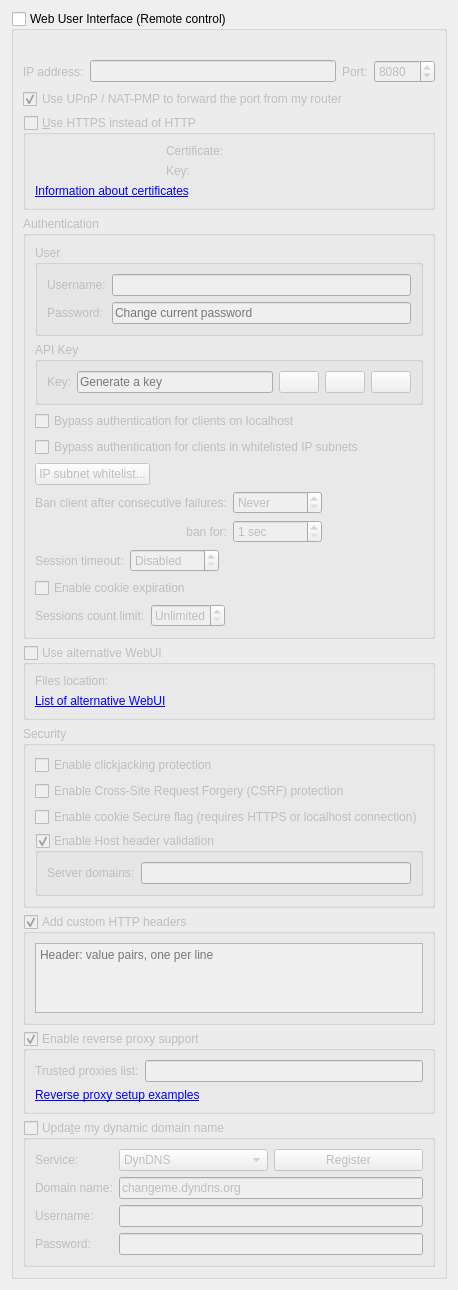
          <widget class="QWidget" name="scrollAreaWidgetContents_7">
           <property name="geometry">
            <rect>
             <x>0</x>
             <y>0</y>
             <width>382</width>
             <height>1045</height>
            </rect>
           </property>
           <layout class="QVBoxLayout" name="verticalLayout_23">
            <item>
             <widget class="QGroupBox" name="checkWebUI">
              <property name="title">
               <string>Web User Interface (Remote control)</string>
              </property>
              <property name="checkable">
               <bool>true</bool>
              </property>
              <property name="checked">
               <bool>false</bool>
              </property>
              <layout class="QVBoxLayout" name="verticalLayout_2">
               <item>
                <widget class="QLabel" name="labelWebUIError">
                 <property name="font">
                  <font>
                   <italic>true</italic>
                  </font>
                 </property>
                 <property name="text">
                  <string/>
                 </property>
                </widget>
               </item>
               <item>
                <layout class="QHBoxLayout" name="horizontalLayout_2">
                 <item>
                  <widget class="QLabel" name="lblWebUIAddress">
                   <property name="text">
                    <string>IP address:</string>
                   </property>
                  </widget>
                 </item>
                 <item>
                  <widget class="QLineEdit" name="textWebUIAddress">
                   <property name="toolTip">
                    <string>IP address that the Web UI will bind to.
Specify an IPv4 or IPv6 address. You can specify &quot;0.0.0.0&quot; for any IPv4 address,
&quot;::&quot; for any IPv6 address, or &quot;*&quot; for both IPv4 and IPv6.</string>
                   </property>
                  </widget>
                 </item>
                 <item>
                  <widget class="QLabel" name="lblWebUIPort">
                   <property name="text">
                    <string>Port:</string>
                   </property>
                  </widget>
                 </item>
                 <item>
                  <widget class="QSpinBox" name="spinWebUIPort">
                   <property name="minimum">
                    <number>1</number>
                   </property>
                   <property name="maximum">
                    <number>65535</number>
                   </property>
                   <property name="value">
                    <number>8080</number>
                   </property>
                  </widget>
                 </item>
                </layout>
               </item>
               <item>
                <widget class="QCheckBox" name="checkWebUIUPnP">
                 <property name="text">
                  <string>Use UPnP / NAT-PMP to forward the port from my router</string>
                 </property>
                 <property name="checked">
                  <bool>true</bool>
                 </property>
                </widget>
               </item>
               <item>
                <widget class="QGroupBox" name="checkWebUIHttps">
                 <property name="title">
                  <string>&amp;Use HTTPS instead of HTTP</string>
                 </property>
                 <property name="checkable">
                  <bool>true</bool>
                 </property>
                 <property name="checked">
                  <bool>false</bool>
                 </property>
                 <layout class="QGridLayout" name="gridLayout_11">
                  <item row="0" column="0">
                   <widget class="QLabel" name="lblSslCertStatus"/>
                  </item>
                  <item row="0" column="1">
                   <widget class="QLabel" name="lblWebUICrt">
                    <property name="text">
                     <string>Certificate:</string>
                    </property>
                   </widget>
                  </item>
                  <item row="0" column="2">
                   <widget class="FileSystemPathLineEdit" name="textWebUIHttpsCert" native="true"/>
                  </item>
                  <item row="1" column="0">
                   <widget class="QLabel" name="lblSslKeyStatus"/>
                  </item>
                  <item row="1" column="1">
                   <widget class="QLabel" name="lblWebUIKey">
                    <property name="text">
                     <string>Key:</string>
                    </property>
                   </widget>
                  </item>
                  <item row="1" column="2">
                   <widget class="FileSystemPathLineEdit" name="textWebUIHttpsKey" native="true"/>
                  </item>
                  <item row="2" column="0" colspan="3">
                   <widget class="QLabel" name="lblWebUICertInfo">
                    <property name="text">
                     <string>&lt;a href=https://httpd.apache.org/docs/current/ssl/ssl_faq.html#aboutcerts&gt;Information about certificates&lt;/a&gt;</string>
                    </property>
                    <property name="openExternalLinks">
                     <bool>true</bool>
                    </property>
                    <property name="textInteractionFlags">
                     <set>Qt::TextInteractionFlag::LinksAccessibleByKeyboard|Qt::TextInteractionFlag::LinksAccessibleByMouse</set>
                    </property>
                   </widget>
                  </item>
                 </layout>
                </widget>
               </item>
               <item>
                <widget class="QGroupBox" name="groupWebUIAuth">
                 <property name="title">
                  <string>Authentication</string>
                 </property>
                 <layout class="QVBoxLayout" name="verticalLayout_35">
                  <item>
                   <widget class="QGroupBox" name="groupWebUIUser">
                    <property name="title">
                     <string>User</string>
                    </property>
                    <layout class="QGridLayout" name="gridLayoutUser">
                     <item row="0" column="0">
                      <widget class="QLabel" name="lblWebUIUsername">
                       <property name="text">
                        <string>Username:</string>
                       </property>
                      </widget>
                     </item>
                     <item row="0" column="1">
                      <widget class="QLineEdit" name="textWebUIUsername"/>
                     </item>
                     <item row="1" column="0">
                      <widget class="QLabel" name="lblWebUIPassword">
                       <property name="text">
                        <string>Password:</string>
                       </property>
                      </widget>
                     </item>
                     <item row="1" column="1">
                      <widget class="QLineEdit" name="textWebUIPassword">
                       <property name="echoMode">
                        <enum>QLineEdit::EchoMode::Password</enum>
                       </property>
                       <property name="placeholderText">
                        <string>Change current password</string>
                       </property>
                      </widget>
                     </item>
                    </layout>
                   </widget>
                  </item>
                  <item>
                   <widget class="QGroupBox" name="groupWebUIAPIKey">
                    <property name="title">
                     <string>API Key</string>
                    </property>
                    <layout class="QGridLayout" name="gridLayoutAPIKey">
                     <item row="0" column="0">
                      <widget class="QLabel" name="lblWebUIAPIKey">
                       <property name="text">
                        <string>Key:</string>
                       </property>
                      </widget>
                     </item>
                     <item row="0" column="1">
                      <layout class="QHBoxLayout" name="horizontalLayoutAPIKey">
                       <item>
                        <widget class="QLineEdit" name="textWebUIAPIKey">
                         <property name="readOnly">
                          <bool>true</bool>
                         </property>
                         <property name="placeholderText">
                          <string>Generate a key</string>
                         </property>
                        </widget>
                       </item>
                       <item>
                        <widget class="QPushButton" name="btnWebUIAPIKeyCopy">
                         <property name="enabled">
                          <bool>false</bool>
                         </property>
                         <property name="toolTip">
                          <string>Copy API key</string>
                         </property>
                         <property name="icon">
                          <iconset>
                           <normaloff>:/icons/edit-copy.svg</normaloff>:/icons/edit-copy.svg</iconset>
                         </property>
                        </widget>
                       </item>
                       <item>
                        <widget class="QPushButton" name="btnWebUIAPIKeyRotate">
                         <property name="toolTip">
                          <string>Generate API key</string>
                         </property>
                         <property name="icon">
                          <iconset>
                           <normaloff>:/icons/view-refresh.svg</normaloff>:/icons/view-refresh.svg</iconset>
                         </property>
                        </widget>
                       </item>
                       <item>
                        <widget class="QPushButton" name="btnWebUIAPIKeyDelete">
                         <property name="toolTip">
                          <string>Delete API key</string>
                         </property>
                         <property name="icon">
                          <iconset>
                           <normaloff>:/icons/list-remove.svg</normaloff>:/icons/list-remove.svg</iconset>
                         </property>
                        </widget>
                       </item>
                      </layout>
                     </item>
                    </layout>
                   </widget>
                  </item>
                  <item>
                   <widget class="QCheckBox" name="checkBypassLocalAuth">
                    <property name="text">
                     <string>Bypass authentication for clients on localhost</string>
                    </property>
                   </widget>
                  </item>
                  <item>
                   <widget class="QCheckBox" name="checkBypassAuthSubnetWhitelist">
                    <property name="text">
                     <string>Bypass authentication for clients in whitelisted IP subnets</string>
                    </property>
                   </widget>
                  </item>
                  <item>
                   <widget class="QPushButton" name="IPSubnetWhitelistButton">
                    <property name="sizePolicy">
                     <sizepolicy hsizetype="Fixed" vsizetype="Fixed">
                      <horstretch>0</horstretch>
                      <verstretch>0</verstretch>
                     </sizepolicy>
                    </property>
                    <property name="text">
                     <string>IP subnet whitelist...</string>
                    </property>
                   </widget>
                  </item>
                  <item>
                   <layout class="QGridLayout" name="gridLayout_10">
                    <item row="0" column="0">
                     <widget class="QLabel" name="lblBanCounter">
                      <property name="text">
                       <string>Ban client after consecutive failures:</string>
                      </property>
                     </widget>
                    </item>
                    <item row="0" column="1">
                     <widget class="QSpinBox" name="spinBanCounter">
                      <property name="specialValueText">
                       <string>Never</string>
                      </property>
                      <property name="maximum">
                       <number>2147483647</number>
                      </property>
                     </widget>
                    </item>
                    <item row="0" column="2">
                     <spacer name="horizontalSpacer_15">
                      <property name="orientation">
                       <enum>Qt::Orientation::Horizontal</enum>
                      </property>
                      <property name="sizeHint" stdset="0">
                       <size>
                        <width>40</width>
                        <height>20</height>
                       </size>
                      </property>
                     </spacer>
                    </item>
                    <item row="1" column="0">
                     <widget class="QLabel" name="lblBanDuration">
                      <property name="text">
                       <string>ban for:</string>
                      </property>
                      <property name="alignment">
                       <set>Qt::AlignmentFlag::AlignRight|Qt::AlignmentFlag::AlignTrailing|Qt::AlignmentFlag::AlignVCenter</set>
                      </property>
                     </widget>
                    </item>
                    <item row="1" column="1">
                     <widget class="QSpinBox" name="spinBanDuration">
                      <property name="suffix">
                       <string> sec</string>
                      </property>
                      <property name="minimum">
                       <number>1</number>
                      </property>
                      <property name="maximum">
                       <number>2147483647</number>
                      </property>
                     </widget>
                    </item>
                   </layout>
                  </item>
                  <item>
                   <layout class="QHBoxLayout" name="horizontalLayout_13">
                    <item>
                     <widget class="QLabel" name="lblSessionTimeout">
                      <property name="text">
                       <string>Session timeout:</string>
                      </property>
                     </widget>
                    </item>
                    <item>
                     <widget class="QSpinBox" name="spinSessionTimeout">
                      <property name="specialValueText">
                       <string>Disabled</string>
                      </property>
                      <property name="suffix">
                       <string> sec</string>
                      </property>
                      <property name="maximum">
                       <number>2147483647</number>
                      </property>
                     </widget>
                    </item>
                    <item>
                     <spacer name="horizontalSpacer_11">
                      <property name="orientation">
                       <enum>Qt::Orientation::Horizontal</enum>
                      </property>
                      <property name="sizeHint" stdset="0">
                       <size>
                        <width>40</width>
                        <height>20</height>
                       </size>
                      </property>
                     </spacer>
                    </item>
                   </layout>
                  </item>
                  <item>
                   <widget class="QCheckBox" name="enableCookieExpiration">
                    <property name="text">
                     <string>Enable cookie expiration</string>
                    </property>
                   </widget>
                  </item>
                  <item>
                   <layout class="QHBoxLayout" name="layoutWebUISessionsCountLimit">
                    <item>
                     <widget class="QLabel" name="labelWebUISessionsCountLimit">
                      <property name="text">
                       <string>Sessions count limit:</string>
                      </property>
                     </widget>
                    </item>
                    <item>
                     <widget class="QSpinBox" name="spinBoxWebUISessionsCountLimit">
                      <property name="specialValueText">
                       <string>Unlimited</string>
                      </property>
                      <property name="maximum">
                       <number>2147483647</number>
                      </property>
                     </widget>
                    </item>
                    <item>
                     <spacer name="spacerWebUISessionsCountLimit">
                      <property name="orientation">
                       <enum>Qt::Orientation::Horizontal</enum>
                      </property>
                      <property name="sizeHint" stdset="0">
                       <size>
                        <width>40</width>
                        <height>20</height>
                       </size>
                      </property>
                     </spacer>
                    </item>
                   </layout>
                  </item>
                 </layout>
                </widget>
               </item>
               <item>
                <widget class="QGroupBox" name="groupAltWebUI">
                 <property name="title">
                  <string>Use alternative WebUI</string>
                 </property>
                 <property name="checkable">
                  <bool>true</bool>
                 </property>
                 <property name="checked">
                  <bool>false</bool>
                 </property>
                 <layout class="QVBoxLayout" name="verticalLayout_41">
                  <item>
                   <layout class="QHBoxLayout" name="horizontalLayout_5">
                    <item>
                     <widget class="QLabel" name="labelWebUIRootFolder">
                      <property name="text">
                       <string>Files location:</string>
                      </property>
                     </widget>
                    </item>
                    <item>
                     <widget class="FileSystemPathLineEdit" name="textWebUIRootFolder" native="true"/>
                    </item>
                   </layout>
                  </item>
                  <item>
                   <widget class="QLabel" name="lblAltWebUIList">
                    <property name="text">
                     <string>&lt;a href=&quot;https://github.com/qbittorrent/qBittorrent/wiki/List-of-known-alternate-WebUIs&quot;&gt;List of alternative WebUI&lt;/a&gt;</string>
                    </property>
                    <property name="openExternalLinks">
                     <bool>true</bool>
                    </property>
                    <property name="textInteractionFlags">
                     <set>Qt::TextInteractionFlag::LinksAccessibleByKeyboard|Qt::TextInteractionFlag::LinksAccessibleByMouse</set>
                    </property>
                   </widget>
                  </item>
                 </layout>
                </widget>
               </item>
               <item>
                <widget class="QGroupBox" name="groupBox_3">
                 <property name="title">
                  <string>Security</string>
                 </property>
                 <layout class="QVBoxLayout" name="verticalLayout_33">
                  <item>
                   <widget class="QCheckBox" name="checkClickjacking">
                    <property name="text">
                     <string>Enable clickjacking protection</string>
                    </property>
                   </widget>
                  </item>
                  <item>
                   <widget class="QCheckBox" name="checkCSRFProtection">
                    <property name="text">
                     <string>Enable Cross-Site Request Forgery (CSRF) protection</string>
                    </property>
                   </widget>
                  </item>
                  <item>
                   <widget class="QCheckBox" name="checkSecureCookie">
                    <property name="text">
                     <string>Enable cookie Secure flag (requires HTTPS or localhost connection)</string>
                    </property>
                   </widget>
                  </item>
                  <item>
                   <widget class="QGroupBox" name="groupHostHeaderValidation">
                    <property name="title">
                     <string>Enable Host header validation</string>
                    </property>
                    <property name="checkable">
                     <bool>true</bool>
                    </property>
                    <layout class="QVBoxLayout" name="verticalLayout_32">
                     <item>
                      <layout class="QHBoxLayout" name="horizontalLayout_10">
                       <item>
                        <widget class="QLabel" name="labelServerDomains">
                         <property name="text">
                          <string>Server domains:</string>
                         </property>
                        </widget>
                       </item>
                       <item>
                        <widget class="QLineEdit" name="textServerDomains">
                         <property name="toolTip">
                          <string>Whitelist for filtering HTTP Host header values.
In order to defend against DNS rebinding attack,
you should put in domain names used by WebUI server.

Use ';' to split multiple entries. Can use wildcard '*'.</string>
                         </property>
                        </widget>
                       </item>
                      </layout>
                     </item>
                    </layout>
                   </widget>
                  </item>
                 </layout>
                </widget>
               </item>
               <item>
                <widget class="QGroupBox" name="groupWebUIAddCustomHTTPHeaders">
                 <property name="title">
                  <string>Add custom HTTP headers</string>
                 </property>
                 <property name="checkable">
                  <bool>true</bool>
                 </property>
                 <layout class="QVBoxLayout" name="verticalLayout_8">
                  <item>
                   <widget class="QPlainTextEdit" name="textWebUICustomHTTPHeaders">
                    <property name="tabChangesFocus">
                     <bool>true</bool>
                    </property>
                    <property name="lineWrapMode">
                     <enum>QPlainTextEdit::LineWrapMode::NoWrap</enum>
                    </property>
                    <property name="placeholderText">
                     <string>Header: value pairs, one per line</string>
                    </property>
                   </widget>
                  </item>
                 </layout>
                </widget>
               </item>
               <item>
                <widget class="QGroupBox" name="groupEnableReverseProxySupport">
                 <property name="title">
                  <string>Enable reverse proxy support</string>
                 </property>
                 <property name="checkable">
                  <bool>true</bool>
                 </property>
                 <layout class="QVBoxLayout" name="verticalLayout_331">
                  <item>
                   <layout class="QHBoxLayout" name="horizontalLayout_131">
                    <item>
                     <widget class="QLabel" name="lblReverseProxiesList">
                      <property name="text">
                       <string>Trusted proxies list:</string>
                      </property>
                     </widget>
                    </item>
                    <item>
                     <widget class="QLineEdit" name="textTrustedReverseProxiesList">
                      <property name="toolTip">
                       <string>Specify reverse proxy IPs (or subnets, e.g. 0.0.0.0/24) in order to use forwarded client address (X-Forwarded-For header). Use ';' to split multiple entries.</string>
                      </property>
                     </widget>
                    </item>
                   </layout>
                  </item>
                  <item>
                   <widget class="QLabel" name="labelReverseProxyLink">
                    <property name="text">
                     <string>&lt;a href=https://github.com/qbittorrent/qBittorrent/wiki#reverse-proxy-setup-for-webui-access&gt;Reverse proxy setup examples&lt;/a&gt;</string>
                    </property>
                    <property name="openExternalLinks">
                     <bool>true</bool>
                    </property>
                    <property name="textInteractionFlags">
                     <set>Qt::TextInteractionFlag::LinksAccessibleByKeyboard|Qt::TextInteractionFlag::LinksAccessibleByMouse</set>
                    </property>
                   </widget>
                  </item>
                 </layout>
                </widget>
               </item>
               <item>
                <widget class="QGroupBox" name="checkDynDNS">
                 <property name="title">
                  <string>Upda&amp;te my dynamic domain name</string>
                 </property>
                 <property name="checkable">
                  <bool>true</bool>
                 </property>
                 <property name="checked">
                  <bool>false</bool>
                 </property>
                 <layout class="QFormLayout" name="formLayout_5">
                  <item row="0" column="0">
                   <widget class="QLabel" name="label_19">
                    <property name="text">
                     <string>Service:</string>
                    </property>
                   </widget>
                  </item>
                  <item row="0" column="1">
                   <layout class="QHBoxLayout" name="horizontalLayout_3">
                    <item>
                     <widget class="QComboBox" name="comboDNSService">
                      <item>
                       <property name="text">
                        <string notr="true">DynDNS</string>
                       </property>
                      </item>
                      <item>
                       <property name="text">
                        <string notr="true">No-IP</string>
                       </property>
                      </item>
                     </widget>
                    </item>
                    <item>
                     <widget class="QPushButton" name="registerDNSBtn">
                      <property name="text">
                       <string>Register</string>
                      </property>
                     </widget>
                    </item>
                   </layout>
                  </item>
                  <item row="1" column="0">
                   <widget class="QLabel" name="label_20">
                    <property name="text">
                     <string>Domain name:</string>
                    </property>
                   </widget>
                  </item>
                  <item row="1" column="1">
                   <widget class="QLineEdit" name="domainNameTxt">
                    <property name="text">
                     <string notr="true">changeme.dyndns.org</string>
                    </property>
                   </widget>
                  </item>
                  <item row="2" column="0">
                   <widget class="QLabel" name="label_21">
                    <property name="text">
                     <string>Username:</string>
                    </property>
                   </widget>
                  </item>
                  <item row="2" column="1">
                   <widget class="QLineEdit" name="DNSUsernameTxt"/>
                  </item>
                  <item row="3" column="0">
                   <widget class="QLabel" name="label_22">
                    <property name="text">
                     <string>Password:</string>
                    </property>
                   </widget>
                  </item>
                  <item row="3" column="1">
                   <widget class="QLineEdit" name="DNSPasswordTxt">
                    <property name="echoMode">
                     <enum>QLineEdit::EchoMode::Password</enum>
                    </property>
                   </widget>
                  </item>
                 </layout>
                </widget>
               </item>
              </layout>
             </widget>
            </item>
            <item>
             <spacer name="verticalSpacer">
              <property name="orientation">
               <enum>Qt::Orientation::Vertical</enum>
              </property>
              <property name="sizeHint" stdset="0">
               <size>
                <width>20</width>
                <height>40</height>
               </size>
              </property>
             </spacer>
            </item>
           </layout>
          </widget>
